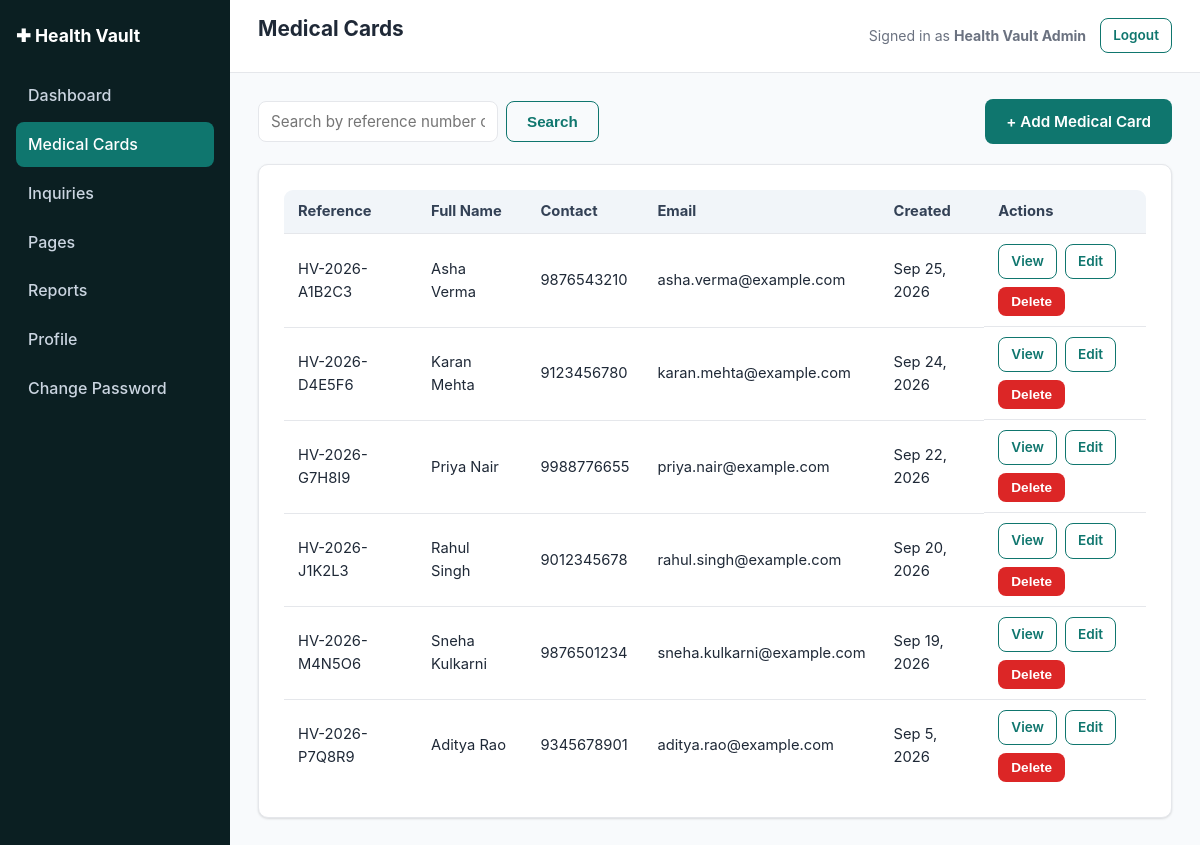
Screenshot of /admin/medical-cards/index.php (signed in) with the database file from the repository.
### tables this page shows
CREATE TABLE IF NOT EXISTS medical_cards (
    id               INT UNSIGNED AUTO_INCREMENT PRIMARY KEY,
    reference_number VARCHAR(40)  NOT NULL,
    full_name        VARCHAR(150) NOT NULL,
    date_of_birth    DATE         DEFAULT NULL,
    gender           VARCHAR(20)  DEFAULT NULL,
    blood_group      VARCHAR(10)  DEFAULT NULL,
    contact_number   VARCHAR(30)  NOT NULL,
    email            VARCHAR(190) NOT NULL,
    address          VARCHAR(255) DEFAULT NULL,
    emergency_contact_name   VARCHAR(150) DEFAULT NULL,
    emergency_contact_number VARCHAR(30)  DEFAULT NULL,
    known_allergies  VARCHAR(255) DEFAULT NULL,
    notes            TEXT         DEFAULT NULL,
    created_at       DATETIME NOT NULL DEFAULT CURRENT_TIMESTAMP,
    updated_at       DATETIME NOT NULL DEFAULT CURRENT_TIMESTAMP ON UPDATE CURRENT_TIMESTAMP,
    UNIQUE KEY uq_medical_cards_reference (reference_number),
    KEY idx_medical_cards_created_at (created_at)
);

### includes/functions.php (called while the page is built, shortened)
<?php
require_once __DIR__ . '/db.php';
function site_base_url(): string
{
    $script = str_replace('\\', '/', $_SERVER['SCRIPT_NAME'] ?? '');
    if (($pos = strpos($script, '/admin/')) !== false) {
        return substr($script, 0, $pos);
    }
    $dir = dirname($script);
    return ($dir === '/' || $dir === '\\') ? '' : rtrim($dir, '/');
}
function admin_base_url(): string
{
    return site_base_url() . '/admin';
}
function h(?string $value): string
{
    return htmlspecialchars($value ?? '', ENT_QUOTES, 'UTF-8');
}
function format_datetime(?string $datetime, string $format = 'M j, Y g:i A'): string
{
    $ts = strtotime($datetime);
    return $ts ? date($format, $ts) : '—';
}
function format_date(?string $date, string $format = 'M j, Y'): string
{
    return format_datetime($date, $format);
}

### includes/db.php (called while the page is built, shortened)
<?php
function get_db(): PDO
{
    static $pdo = null;
    if ($pdo !== null) {
        return $pdo;
    }
    $dsn = 'mysql:host=' . DB_HOST . ';dbname=' . DB_NAME . ';charset=' . DB_CHARSET;
    try {
        $pdo = new PDO($dsn, DB_USER, DB_PASS, [
            PDO::ATTR_ERRMODE            => PDO::ERRMODE_EXCEPTION,
            PDO::ATTR_DEFAULT_FETCH_MODE => PDO::FETCH_ASSOC,
            PDO::ATTR_EMULATE_PREPARES   => false,
        ]);
    } catch (PDOException $e) {
        error_log('Health Vault DB connection failed: ' . $e->getMessage());
        http_response_code(500);
        if (APP_DEBUG) {
            die('Database connection failed: ' . htmlspecialchars($e->getMessage()));
        }
        die('A system error occurred. Please try again later.');
    }
    return $pdo;
}

### includes/auth.php (called while the page is built, shortened)
<?php
require_once __DIR__ . '/functions.php';
function current_admin(): ?array
{
    $stmt = get_db()->prepare('SELECT id, name, email, mobile_number, created_at, updated_at FROM admins WHERE id = :id LIMIT 1');
    $stmt->execute(['id' => $_SESSION['admin_id']]);
    $admin = $stmt->fetch();
    return $admin ?: null;
}

### admin/medical-cards/index.php (the view, shortened to what this page needs)
<?php
require_once __DIR__ . '/../../includes/functions.php';
require_once __DIR__ . '/../../includes/auth.php';
$db = get_db();
$search = trim($_GET['reference'] ?? '');
if ($search !== '') {
    $stmt = $db->prepare(
        'SELECT * FROM medical_cards WHERE reference_number LIKE :ref OR full_name LIKE :ref2 ORDER BY created_at DESC'
    );
    $like = '%' . $search . '%';
    $stmt->execute(['ref' => $like, 'ref2' => $like]);
    $cards = $stmt->fetchAll();
} else {
    $cards = $db->query('SELECT * FROM medical_cards ORDER BY created_at DESC')->fetchAll();
}
$pageTitle = 'Medical Cards';
include __DIR__ . '/../../includes/admin-header.php';
?>
<div class="page-header">
  <form method="get" action="" class="search-form">
    <input type="text" name="reference" placeholder="Search by reference number or name" value="<?= h($search) ?>">
    <button type="submit" class="btn btn-outline">Search</button>
  </form>
  <a class="btn" href="add.php">+ Add Medical Card</a>
</div>
<div class="panel">
  <?php if (empty($cards)): ?>
    <p class="empty-state">
      <?= $search !== '' ? 'No medical cards match "' . h($search) . '".' : 'No medical cards yet. Add your first one.' ?>
    </p>
  <?php else: ?>
    <div class="table-responsive">
    <table class="table">
      <thead>
        <tr><th>Reference</th><th>Full Name</th><th>Contact</th><th>Email</th><th>Created</th><th>Actions</th></tr>
      </thead>
      <tbody>
        <?php foreach ($cards as $card): ?>
        <tr>
          <td><?= h($card['reference_number']) ?></td>
          <td><?= h($card['full_name']) ?></td>
          <td><?= h($card['contact_number']) ?></td>
          <td><?= h($card['email']) ?></td>
          <td><?= h(format_date($card['created_at'])) ?></td>
          <td class="table-actions">
            <a class="btn btn-sm btn-outline" href="view.php?id=<?= (int) $card['id'] ?>">View</a>
            <a class="btn btn-sm btn-outline" href="edit.php?id=<?= (int) $card['id'] ?>">Edit</a>
            <form method="post" action="delete.php" style="display:inline;">
              <button type="submit" class="btn btn-sm btn-danger" data-confirm="Delete medical card for <?= h($card['full_name']) ?>? This cannot be undone.">Delete</button>
            </form>
          </td>
        </tr>
        <?php endforeach; ?>
      </tbody>
    </table>
    </div>
  <?php endif; ?>
</div>
<?php include __DIR__ . '/../../includes/admin-footer.php'; ?>

### includes/admin-header.php (shortened to what this page needs)
<?php
$siteBase  = site_base_url();
$admin     = current_admin();
?><!DOCTYPE html>
<html lang="en">
<head>
<link rel="stylesheet" href="<?= h($siteBase) ?>/assets/css/style.css">
</head>
<body class="admin-body">
<div class="admin-layout">
<?php include __DIR__ . '/admin-sidebar.php'; ?>
  <div class="admin-content">
    <header class="admin-topbar">
      <h1><?= h($pageTitle ?? 'Admin') ?></h1>
      <div class="admin-topbar-user">
        <span>Signed in as <strong><?= h($admin['name'] ?? '') ?></strong></span>
        <a href="<?= h($adminBase) ?>/logout.php" class="btn btn-sm btn-outline">Logout</a>
      </div>
    </header>
    <div class="admin-body-inner">

### assets/css/style.css (style rules this page uses)
:root { --color-primary: #0f766e; --color-primary-dark: #0b544e; --color-primary-light: #ccfbf1; --color-accent: #2563eb; --color-danger: #dc2626; --color-danger-light: #fee2e2; --color-success: #16a34a; --color-success-light: #dcfce7; --color-warning: #d97706; --color-warning-light: #fef3c7; --color-text: #1f2937; --color-muted: #6b7280; --color-border: #e5e7eb; --color-bg: #f8fafc; --color-surface: #ffffff; --radius: 10px; --shadow: 0 1px 3px rgba(0,0,0,0.08), 0 1px 2px rgba(0,0,0,0.06); --font: -apple-system, BlinkMacSystemFont, "Segoe UI", Roboto, Helvetica, Arial, sans-serif; }
* { box-sizing: border-box; }
body { margin: 0; font-family: var(--font); color: var(--color-text); background: var(--color-bg); line-height: 1.55; }
a { color: var(--color-primary); text-decoration: none; }
h1, h2, h3, h4 { line-height: 1.25; margin-top: 0; }
.btn { display: inline-block; padding: 10px 20px; border-radius: 8px; font-weight: 600; border: 1px solid transparent; cursor: pointer; font-size: 0.95rem; background: var(--color-primary); color: #fff; text-decoration: none; }
.btn-danger { background: var(--color-danger); }
.btn-outline { background: transparent; color: var(--color-primary); border-color: var(--color-primary); }
.btn-sm { padding: 6px 12px; font-size: 0.85rem; }
.panel { background: var(--color-surface); border: 1px solid var(--color-border); border-radius: var(--radius); padding: 24px; box-shadow: var(--shadow); margin-bottom: 24px; }
input[type=text], input[type=email], input[type=password], input[type=tel], input[type=date], input[type=search], textarea, select { width: 100%; padding: 10px 12px; border: 1px solid var(--color-border); border-radius: 8px; font-size: 0.95rem; font-family: inherit; background: #fff; color: var(--color-text); }
table { width: 100%; border-collapse: collapse; background: var(--color-surface); }
table.table { border: 1px solid var(--color-border); border-radius: var(--radius); overflow: hidden; }
th, td { padding: 10px 14px; text-align: left; border-bottom: 1px solid var(--color-border); font-size: 0.92rem; }
th { background: #f1f5f9; font-weight: 700; color: #334155; }
tr:last-child td { border-bottom: none; }
.table-responsive { overflow-x: auto; }
.table-actions { display: flex; gap: 8px; flex-wrap: wrap; }
.admin-body { background: var(--color-bg); }
.admin-layout { display: flex; min-height: 100vh; }
.admin-content { flex: 1; min-width: 0; }
.admin-topbar { background: var(--color-surface); border-bottom: 1px solid var(--color-border); padding: 16px 28px; display: flex; align-items: center; justify-content: space-between; }
.admin-topbar h1 { font-size: 1.3rem; }
.admin-topbar-user { display: flex; align-items: center; gap: 14px; font-size: 0.88rem; color: var(--color-muted); }
.admin-body-inner { padding: 26px 28px; }
.search-form { display: flex; gap: 8px; }
.search-form input { width: 240px; }
.page-header { display: flex; justify-content: space-between; align-items: center; margin-bottom: 20px; flex-wrap: wrap; gap: 10px; }

### rows the page displays
medical_cards: reference_number "HV-2026-A1B2C3", full_name "Asha Verma", contact_number "9876543210", email "asha.verma@example.com", created_at "Sep 25, 2026"
medical_cards: reference_number "HV-2026-D4E5F6", full_name "Karan Mehta", contact_number "9123456780", email "karan.mehta@example.com", created_at "Sep 24, 2026"
medical_cards: reference_number "HV-2026-G7H8I9", full_name "Priya Nair", contact_number "9988776655", email "priya.nair@example.com", created_at "Sep 22, 2026"
medical_cards: reference_number "HV-2026-J1K2L3", full_name "Rahul Singh", contact_number "9012345678", email "rahul.singh@example.com", created_at "Sep 20, 2026"
medical_cards: reference_number "HV-2026-M4N5O6", full_name "Sneha Kulkarni", contact_number "9876501234", email "sneha.kulkarni@example.com", created_at "Sep 19, 2026"
medical_cards: reference_number "HV-2026-P7Q8R9", full_name "Aditya Rao", contact_number "9345678901", email "aditya.rao@example.com", created_at "Sep 5, 2026"

### other values shown
APP_NAME "Health Vault"
$pageTitle "Medical Cards"
$admin['name'] "Health Vault Admin"
